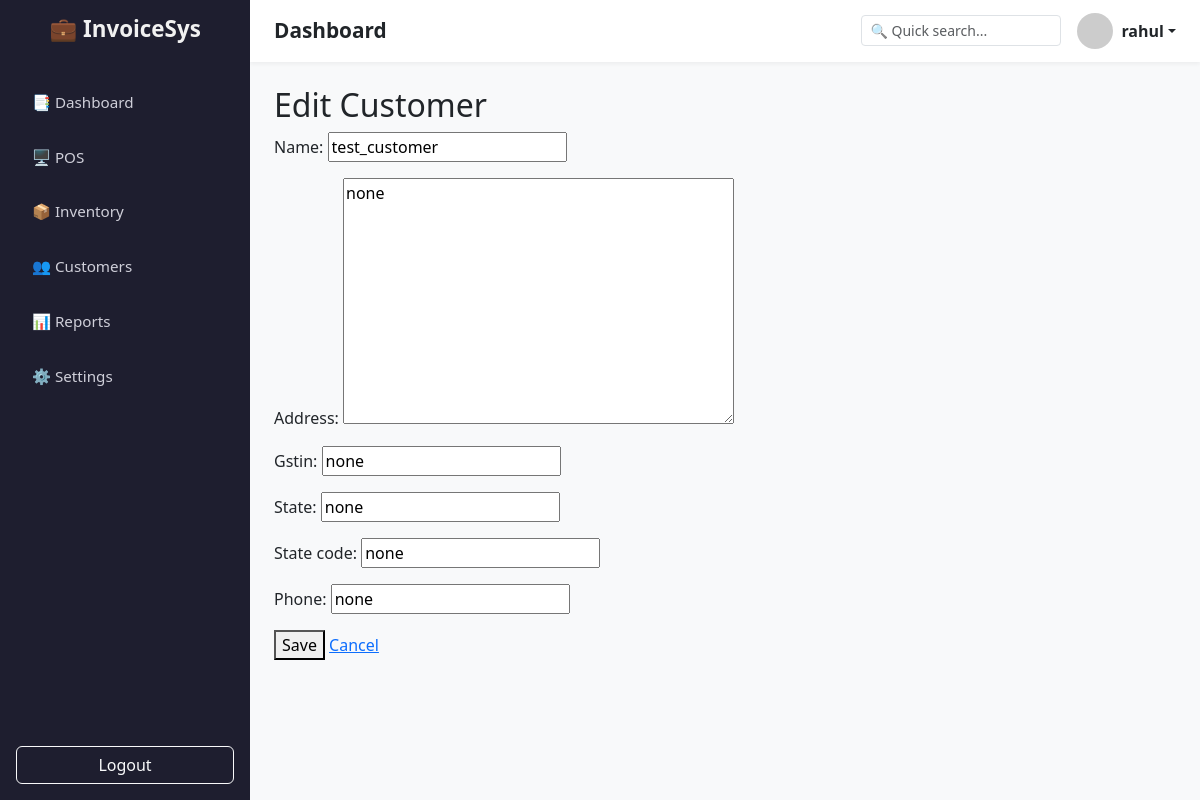
The page /customer/1/edit/ (signed in) on the database its author committed.
### invoices/models.py (models this page shows, shortened)
class Customer(models.Model):
    user = models.ForeignKey(User, on_delete=models.CASCADE, related_name='customers')
    name = models.CharField(max_length=200)
    address = models.TextField(blank=True)
    gstin = models.CharField(max_length=20, blank=True)
    state = models.CharField(max_length=100, blank=True)
    state_code = models.CharField(max_length=6, blank=True)
    phone = models.CharField(max_length=30, blank=True)
    is_active = models.BooleanField(default=True)

### customer/views.py (the view)
# urls.py: path("<int:pk>/edit/", views.customer_update, name="update"),
@login_required(login_url="/login")
def customer_update(request, pk):
    customer = get_object_or_404(Customer, pk=pk, user=request.user)
    if request.method == "POST":
        form = CustomerForm(request.POST, instance=customer)
        if form.is_valid():
            form.save()
            return redirect("customer:list")
    else:
        form = CustomerForm(instance=customer)
    return render(request, "customer/customer_form.html", {"form": form, "is_create": False})

### customer/forms.py
class CustomerForm(forms.ModelForm):
    class Meta:
        model = Customer
        exclude = ["user", "is_active", "created_at", "updated_at"]

### customer/templates/customer/customer_form.html
{% extends 'base.html' %}
{% block content %}
<h2>{% if is_create %}Add{% else %}Edit{% endif %} Customer</h2>
<form method="post">{% csrf_token %}
    {{ form.as_p }}
    <button type="submit">Save</button>
    <a href="{% url 'customer:list' %}">Cancel</a>
</form>
{% endblock %}

### templates/base.html (shortened to what this page needs)
{% load static %}
<!DOCTYPE html>
<html lang="en">
<head>
    <link href="https://cdn.jsdelivr.net/npm/bootstrap@5.3.2/dist/css/bootstrap.min.css" rel="stylesheet">
</head>
<body>
    <aside class="sidebar">
        <h2>💼 InvoiceSys</h2>
        <nav class="nav flex-column">
            <a class="nav-link {% if request.resolver_match.url_name == 'dashboard' %}active{% endif %}"
               href="{% url 'dashboard' %}">📑 Dashboard</a>
            <a class="nav-link" href="{% url 'pos' 'new' %}">🖥️ POS</a>
            <a class="nav-link" href="{% url 'inventory:list' %}">📦 Inventory</a>
            <a class="nav-link" href="{% url 'customer:list' %}">👥 Customers</a>
            <a class="nav-link" href="#">📊 Reports</a>
            <a class="nav-link" href="#">⚙️ Settings</a>
        </nav>
        <div class="mt-auto">
            <a href="#" class="btn btn-outline-light w-100 mt-3">Logout</a>
        </div>
    </aside>
    <div class="main-content">
        <header class="topbar">
            <h3>{% block page_title %}Dashboard{% endblock %}</h3>
            <div class="d-flex align-items-center gap-3">
                <input type="text" class="form-control form-control-sm" placeholder="🔍 Quick search..." style="width: 200px;">
                <div class="dropdown">
                    <a href="#" class="d-flex align-items-center text-dark text-decoration-none dropdown-toggle"
                       id="dropdownUser" data-bs-toggle="dropdown" aria-expanded="false">
                        <img src="https://ui-avatars.com/api/?name={{ request.user.username|urlencode }}"
                             alt="User Avatar" class="rounded-circle me-2" width="36">
                        <strong>{{ request.user.username }}</strong>
                    </a>
                </div>
            </div>
        </header>
        <main class="content">
            {% block content %}{% endblock %}
        </main>
    </div>
</body>
</html>

### templates/base.html (style rules this page uses)
body { margin: 0; height: 100vh; display: flex; font-family: "Segoe UI", Arial, sans-serif; overflow: hidden; }
.sidebar { width: 250px; background: #1e1e2f; color: white; display: flex; flex-direction: column; padding: 1rem; }
.sidebar h2 { font-size: 1.4rem; margin-bottom: 2rem; text-align: center; font-weight: 600; color: #f1f1f1; }
.sidebar .nav-link { color: #cfcfd9; margin: 0.3rem 0; padding: 0.7rem 1rem; border-radius: 8px; transition: 0.3s; display: flex; align-items: center; gap: 8px; font-size: 0.95rem; }
.main-content { flex: 1; background: #f8f9fa; display: flex; flex-direction: column; overflow: hidden; }
.topbar { background: white; padding: 0.8rem 1.5rem; box-shadow: 0 2px 4px rgba(0,0,0,0.05); display: flex; justify-content: space-between; align-items: center; }
.topbar h3 { margin: 0; font-size: 1.3rem; font-weight: 600; }
.content { flex: 1; padding: 1.5rem; overflow-y: auto; }

### rows shown on the page
Customer: name "test_customer", address "none", gstin "none", state "none", state_code "none", phone "none"

### other values the page prints
{{ request.user.username }} "rahul"
